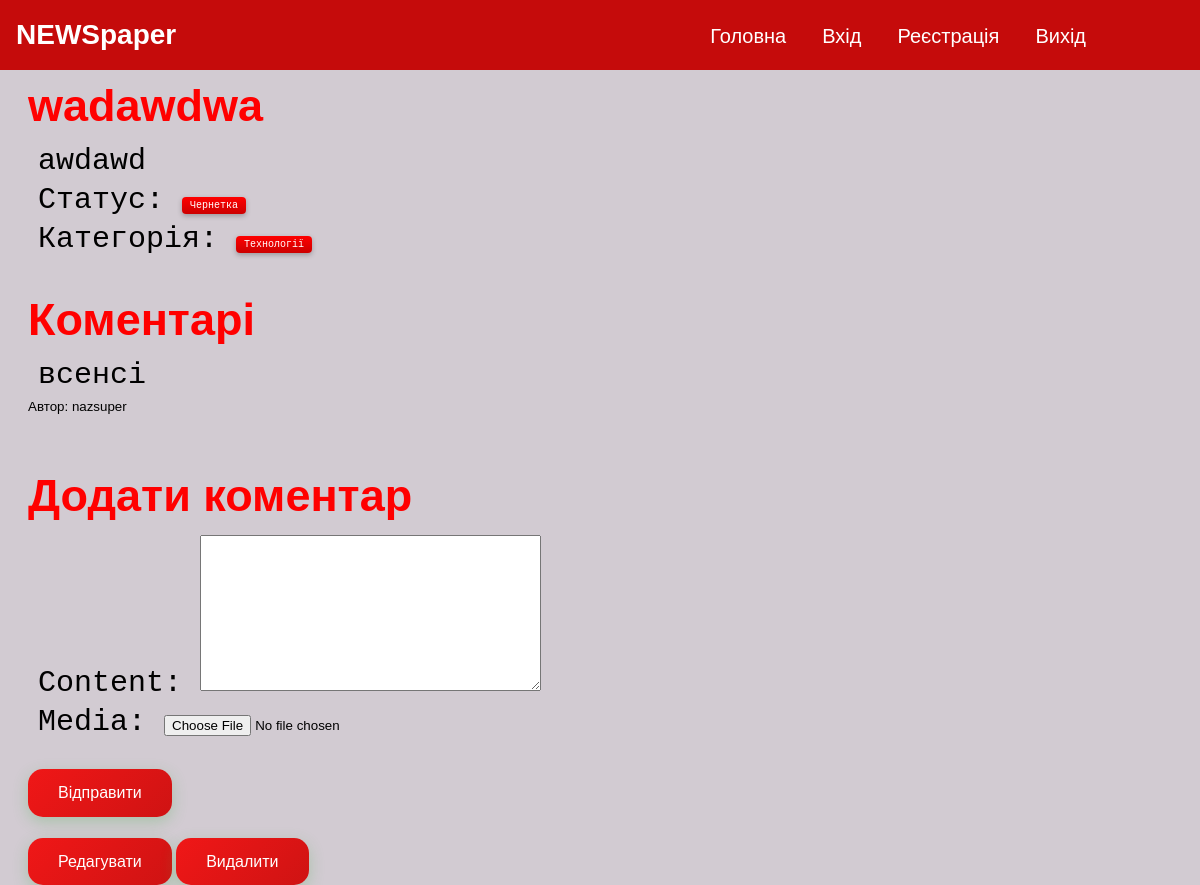
Before: /4/ (signed in) with the older database file.
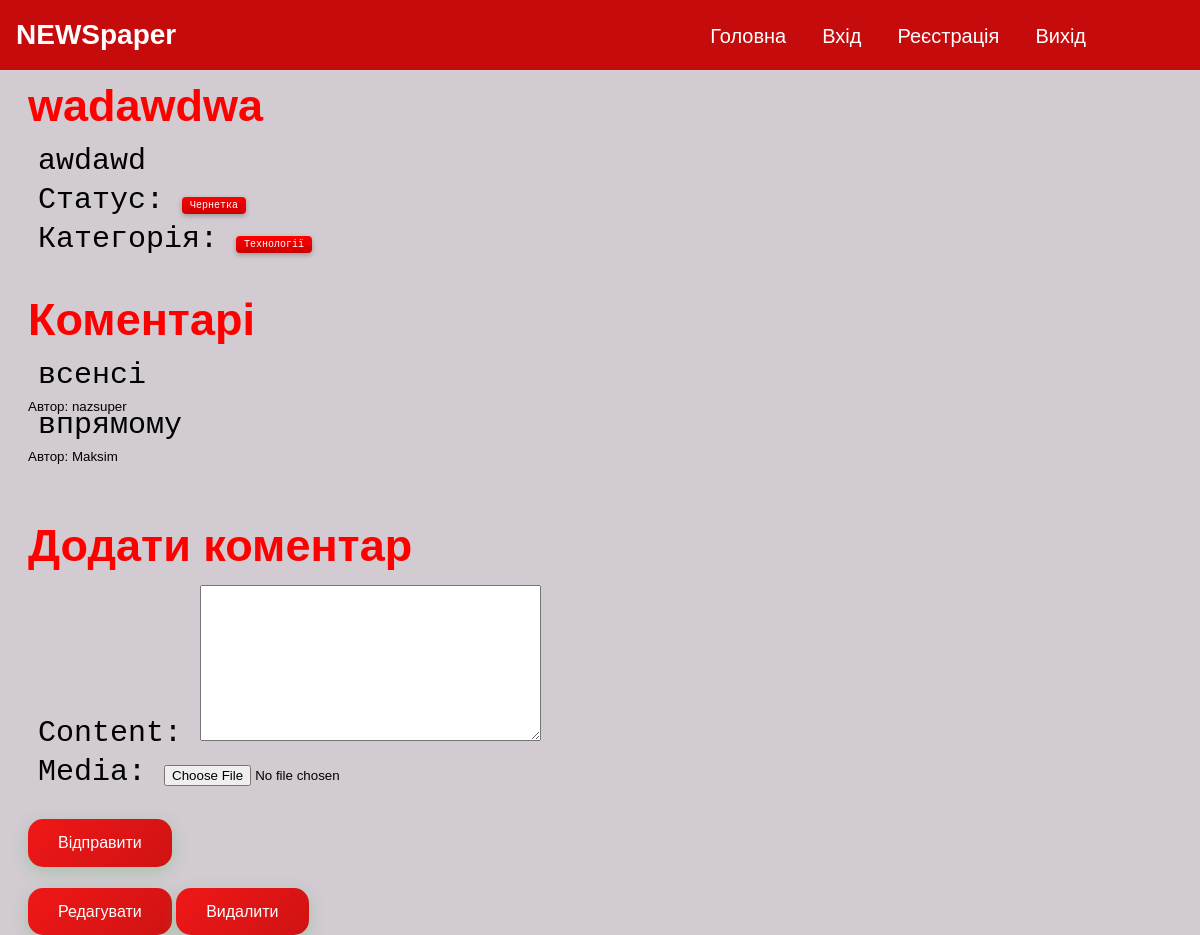
After: the same page with the newer database file.
### blog_files/models.py (models this page shows, shortened)
class Article(models.Model):
    STATUS_CHOICES = [
        ("Чернетка", "Чернетка"),
        ("Опубліковано", "Опубліковано"),
    ]
    CATEGORY_CHOICES = [
        ("Технології", "Технології"),
        ("Кухня", "Кухня"),
        ("Навчання", "Навчання")
    ]
    title = models.CharField(max_length=256)
    description = models.TextField()
    status = models.CharField(max_length=20, choices=STATUS_CHOICES, default="published")
    category = models.CharField(max_length=20, choices=CATEGORY_CHOICES, default="studying")
    due_date = models.DateField(null=True, blank=True)
    author = models.ForeignKey(User, on_delete=models.CASCADE, related_name="tasks")

class Comment(models.Model):
    article = models.ForeignKey(Article, on_delete=models.CASCADE, related_name="comments")
    author = models.ForeignKey(User, on_delete=models.CASCADE, related_name="comments")
    content = models.TextField()
    created_at = models.DateTimeField(auto_now_add=True)
    media = models.FileField(upload_to="comments_new/", blank=True, null=True)

### blog_files/views.py (the view, shortened to what this page needs)
# urls.py: path("<int:pk>/", views.ArticleDetailView.as_view(), name="article-info"),
class ArticleDetailView(LoginRequiredMixin, DetailView):
    model = models.Article
    context_object_name = "article"
    template_name = "html_files/article_info.html"
    def get_context_data(self, **kwargs):
        context = super().get_context_data(**kwargs)
        context["comment_form"] = CommentForm()
        return context

### blog_files/forms.py
class CommentForm(forms.ModelForm):
    class Meta:
        model = Comment
        fields = ['content', 'media']
        widgets = {
            "media": forms.FileInput()
        }

### blog_files/templates/html_files/article_info.html (shortened to what this page needs)
{% extends "base.html" %}
{% load static %}
{% block content %}
{% load custom_tags %}
<div class="container">
    <h2>{{ article.title }}</h2>
    <p>{{ article.description}}</p>
    <p>Статус: <span class="btn-small">{{ article.status }}</span></p>
    <p>Категорія: <span class="btn-small">{{ article.category}}</span></p>
    <div class="comments mt-4">
        <h2>Коментарі</h2>
        {% for comment in article.comments.all %}
            <div class="comments mb-2">
                <p style="margin-bottom: 5px;">{{ comment.content }}</p>
                <small>Автор: {{comment.author.username}}</small>
            </div>
        <br>
        {% endfor %}
    </div>
    <div class="add-comment mt-4">
        <h2>Додати коментар</h2>
        <form action="{% url 'articlee:article-info' article.id %}" method="post" enctype="multipart/form-data">
            {{ comment_form.as_p }}
            <button type="submit" class="btn-red">Відправити</button>
        </form>
    </div>
    <br><br>
    <a href="{% url 'articlee:article-update' article.id %}" class="btn-red">Редагувати</a>
    <a href="{% url 'articlee:article-delete' article.id %}" class="btn-red">Видалити</a>
</div>
{% endblock %}

### blog_files/templates/base.html (shortened to what this page needs)
<!DOCTYPE html>
<html lang="uk">
<head>
    {% load static %}
    <link rel="stylesheet" href="{% static 'css/styles.css' %}">
</head>
<body>
    {% include "header.html" %}
    {% block content %}
    {% endblock %}
</body>
</html>

### blog_files/templates/header.html (shortened to what this page needs)
{% load static %}
<header>
    <link rel="stylesheet" href="{% static 'css/styles.css' %}">
    <div class="logo">
        <h1>NEWSpaper</h1>
    </div>
        <nav>
            <ul>
                <li><a href="{% url 'articlee:article-list' %}">Головна</a></li>
                <li><a href="{% url 'articlee:login' %}">Вхід</a></li>
                <li><a href="{% url 'articlee:register' %}">Реєстрація</a></li>
                <li>
                    <form action="{% url 'articlee:logout' %}" method="post">
                        <a href="#" onclick="this.parentElement.submit(); return false;">Вихід</a>
                    </form>
                </li>
            </ul>
        </nav>
    </header>

### static/css/styles.css (style rules this page uses)
header { position: fixed; top: 0; left: 0; right: 0; background: #C50B0B; display: flex; justify-content: space-between; align-items: center; padding: 0 8%; z-index: 9999; }
header nav ul li { position: relative; float: left; z-index: 9999; }
header nav ul li a { padding: 18px; color: white; font-size: 20px; display: block; font-family: Arial, sans-serif; text-decoration: none; margin-top: -12px; z-index: 9999; }
.logo h1 { color:white; font-size: 28px; font-weight: bold; margin-left: -80px; font-family: Arial, sans-serif; }
body { margin-top: 80px; background-color: #D2CBD2; color: black; font-family: Arial, sans-serif; }
.container { max-width: 1200px; margin-bottom: 0 auto; margin-left: 20px; padding: 20 px; }
h2 { color: red; font-family: Arial, sans-serif; font-size: 45px }
p { color: black; font-family: monospace; font-size: 30px; margin-top: -25px; margin-left: 10px }
ul { list-style: none; }
.btn-small { background: linear-gradient(to bottom, #ff0000, #cc0000); color: white; border: none; border-radius: 4px; padding: 3px 8px; font-size: 10px; font-weight: 500; cursor: pointer; box-shadow: 0 2px 5px rgba(33, 33, 33, 0.3); transition: all 0.3s ease; position: relative; overflow: hidden; text-decoration: none; }
.btn-red { background: linear-gradient(135deg, #F01717, #CF1313); color: white; border: none; border-radius: 15px; padding: 15px 30px; font-size: 16px; font-weight: 500; cursor: pointer; box-shadow: 0 5px 15px rgba(76, 175, 80, 0.3); transition: all 0.2s ease; position: relative; overflow: hidden; text-decoration: none; z-index: 1; }

Changed rows visible on the page:
added Comment: content "впрямому", author.username "Maksim"
